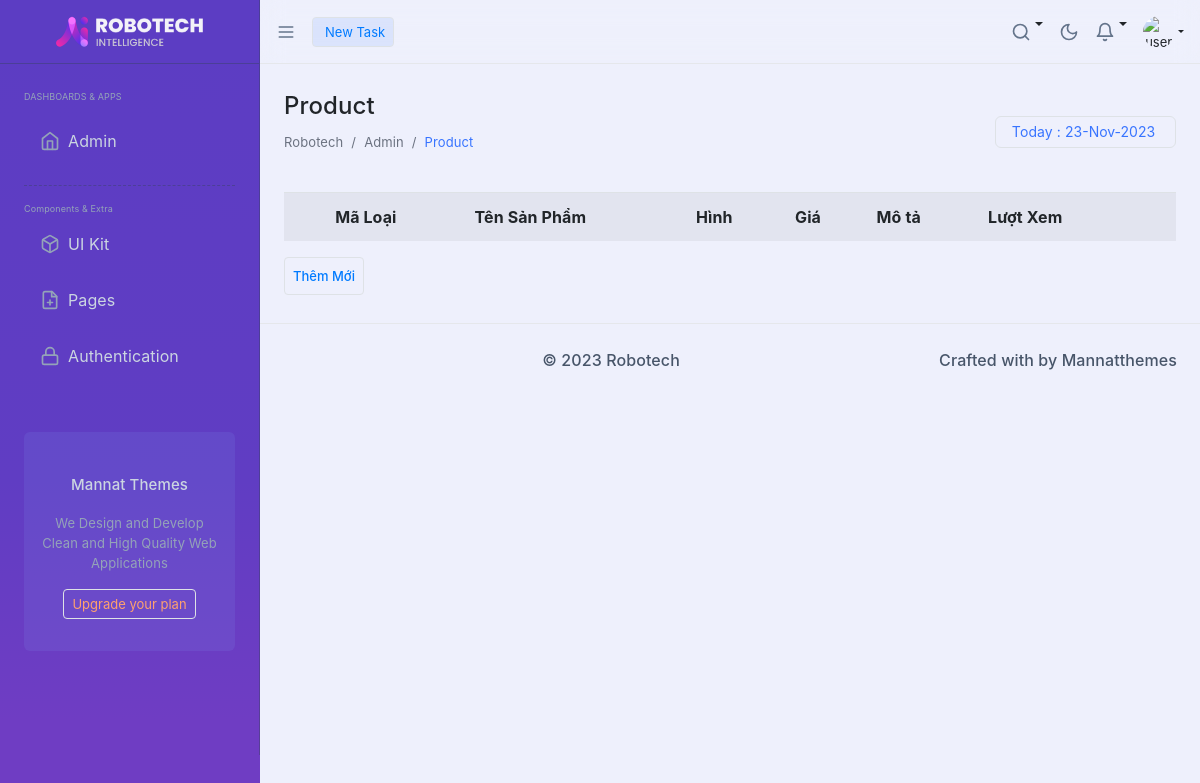
Page /admin/index.php?act=lissp on the earlier database version.
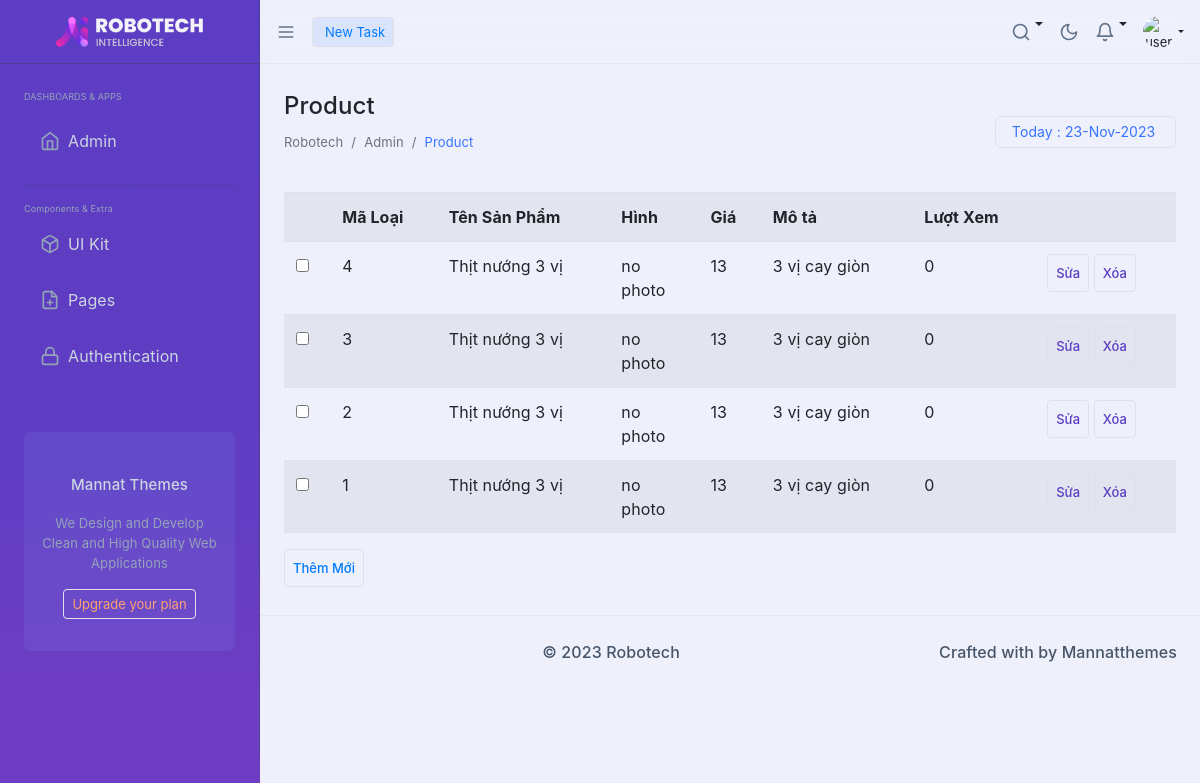
Same page on the later database version.
### tables this page shows
CREATE TABLE `sanpham` (
  `id` int(11) NOT NULL,
  `name` varchar(255) NOT NULL,
  `price` double(10,2) NOT NULL,
  `img` varchar(255) NOT NULL,
  `mota` text NOT NULL,
  `luotxem` int(11) NOT NULL DEFAULT 0,
  `iddm` int(11) NOT NULL
);

### model/pdo.php (called while the page is built, shortened)
<?php
function pdo_get_connection(){
    $dburl = "mysql:host=localhost;dbname=pro1014-da1-dtcshop;charset=utf8";
    $username = 'root';
    $password = '';
    $conn = new PDO($dburl, $username, $password);
    $conn->setAttribute(PDO::ATTR_ERRMODE, PDO::ERRMODE_EXCEPTION);
    return $conn;
}
function pdo_query($sql){
    $sql_args = array_slice(func_get_args(), 1);
    try{
        $conn = pdo_get_connection();
        $stmt = $conn->prepare($sql);
        $stmt->execute($sql_args);
        $rows = $stmt->fetchAll();
        return $rows;
    }
    catch(PDOException $e){
        throw $e;
    }
    finally{
        unset($conn);
    }
}

### model/Sanpham.php (called while the page is built, shortened)
<?php
function loadall_sanpham($kyw="",$iddm=0){
    $sql ="select * from sanpham where 1";
    $sql.=" order by id desc";
    $listsanpham = pdo_query($sql);
    return $listsanpham;
}
?>

### admin/Sanpham/list.php (the view, shortened to what the rows shown need)
<div class="ltr:flex flex-1 rtl:flex-row-reverse">
            <div class="page-wrapper relative ltr:ms-auto rtl:me-auto rtl:ms-0 w-[calc(100%-260px)] px-4 pt-[64px] duration-300">
                <div class="xl:w-full">
                    <div class="flex flex-wrap">
                        <div class="flex items-center py-4 w-full">
                            <div class="w-full">
                                <div class="">
                                    <div class="flex flex-wrap justify-between">
                                        <div class="items-center ">
                                            <h1 class="font-medium text-3xl block dark:text-slate-100">Product</h1>
                                        </div>
                                    </div>
                                </div>
                            </div>
                        </div>
                    </div>
                </div>
                <div class="xl:w-full  min-h-[calc(100vh-138px)] relative pb-14">
                    <form action="index.php?act=addsp" method="post" >
                        <div class="col-span-12 sm:col-span-12 md:col-span-12 lg:col-span-6 xl:col-span-6">
                            <div class="w-full relative mb-4">
                                <div class="flex-auto p-0 md:p-4">
                                    <table class="table table-striped">
                                        <tr>
                                        <th scope="col"></th>
                                        <th scope="col">Mã Loại</th>
                                        <th scope="col">Tên Sản Phẩm</th>
                                        <th scope="col">Hình</th>
                                        <th scope="col">Giá</th>
                                        <th scope="col">Mô tả</th>
                                        <th scope="col">Lượt Xem</th>
                                        <th scope="col"></th>
                                    </tr>
                                    <?php
                                        foreach ($listsanpham as $sanpham) {
                                            extract($sanpham);
                                            $suasp="index.php?act=suasp&id=".$id;
                                            $xoasp="index.php?act=xoasp&id=".$id;
                                            $hinhpath="../upload/".$img;
                                            if(is_file($hinhpath)){
                                                $hinh = "<img src='".$hinhpath."' height='80'";
                                            }else{
                                                $hinh="no photo";
                                            }
                                            echo '<tr>
                                            <td><input type="checkbox" name="" id=""></td>
                                            <td>'.$id.'</td>
                                            <td>'.$name.'</td>
                                            <td style="width: 10%;">'.$hinh.'</td>
                                            <td>'.$price.'</td>
                                            <td>'.$mota.'</td>
                                            <td>'.$luotxem.'</td>
                                            <td><a href="'.$suasp.'"><input type="button" value="Sửa" class="px-2 py-2 lg:px-4 bg-transparent  text-brand text-sm  rounded transition hover:bg-brand-500 hover:text-white border border-brand font-medium"></a> <a href="'.$xoasp.'"> <input type="button" value="Xóa" class="px-2 py-2 lg:px-4 bg-transparent  text-brand text-sm  rounded transition hover:bg-brand-500 hover:text-white border border-brand font-medium"></a></td>
                                        </tr>';
                                        }
                                    ?>
                                    </table>
                                </div>
                            </div>
                        </form>
                        </div>
</div>

Differences in the rows shown:
added sanpham: id "4", name "Thịt nướng 3 vị", img "no photo", price "13", mota "3 vị cay giòn", luotxem "0"
added sanpham: id "3", name "Thịt nướng 3 vị", img "no photo", price "13", mota "3 vị cay giòn", luotxem "0"
added sanpham: id "2", name "Thịt nướng 3 vị", img "no photo", price "13", mota "3 vị cay giòn", luotxem "0"
added sanpham: id "1", name "Thịt nướng 3 vị", img "no photo", price "13", mota "3 vị cay giòn", luotxem "0"
